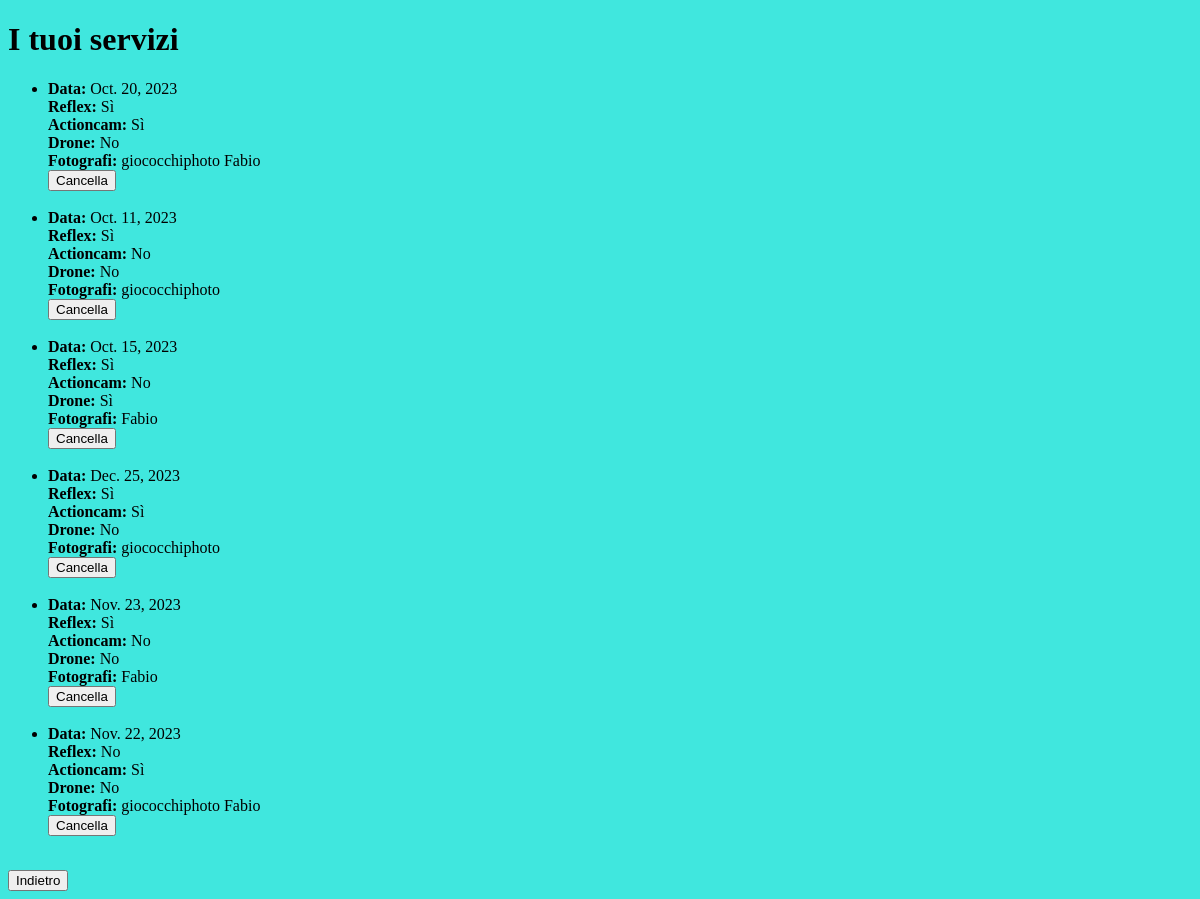
Before: /Gestione/Servizi_prenotati/ (signed in) with the older database file.
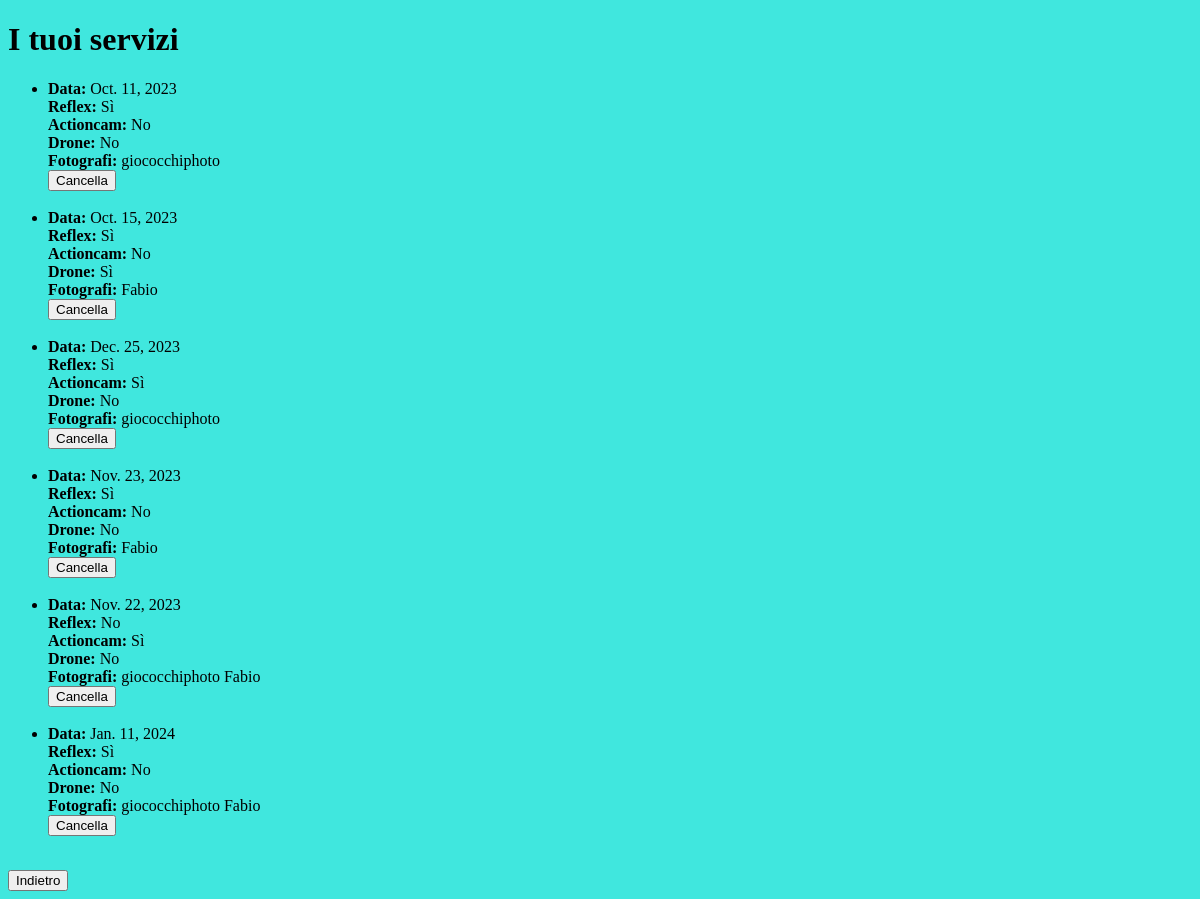
After: the same page with the newer database file.
### Gestione/models.py (models this page shows)
class Servizio(models.Model):
    data = models.DateField()
    reflex = models.BooleanField()
    actioncam = models.BooleanField()
    drone = models.BooleanField()
    fotografi = models.ManyToManyField(User, related_name='servizio_fotografi',default='0')
    cliente = models.ForeignKey(User, on_delete=models.CASCADE, related_name='servizio_cliente', default='0')
    class Meta:
        verbose_name_plural = 'Servizi'

### Gestione/views.py (the view)
# urls.py: path('Servizi_prenotati/', ServizioListView.as_view(), name='servizio-list'),
class ServizioListView(LoginRequiredMixin, ListView):
    model = Servizio
    template_name = 'servizio_list.html'
    context_object_name = 'servizi'
    def get_queryset(self):
        user = self.request.user
        queryset = Servizio.objects.filter(cliente=user)
        return queryset

### templates/servizio_list.html (shortened to what this page needs)
{% extends 'base.html' %}
{% block content %}
  <h1>I tuoi servizi</h1>
  {% if servizi %}
    <ul>
      {% for servizio in servizi %}
        <li>
          <strong>Data:</strong> {{ servizio.data }}<br>
          <strong>Reflex:</strong> {% if servizio.reflex %}Sì{% else %}No{% endif %}<br>
          <strong>Actioncam:</strong> {% if servizio.actioncam %}Sì{% else %}No{% endif %}<br>
          <strong>Drone:</strong> {% if servizio.drone %}Sì{% else %}No{% endif %}<br>
          <strong>Fotografi:</strong>
          {% for fotografo in servizio.fotografi.all %}
            {{ fotografo.username }}
          {% endfor %}<br>
            <form method="GET" action="{% url 'CancellaServizio' servizio.pk %}">
                <button class="pulsante-rosso" type="submit">Cancella</button>
            </form>
          <br>
        </li>
      {% endfor %}
    </ul>
  {% else %}
    <p>Nessun servizio disponibile.</p>
  {% endif %}
<a href="{% url 'Loggato' %}"><button>Indietro</button></a>
{% endblock %}

Changed rows visible on the page:
removed Servizio: data "Oct. 20, 2023", reflex "Sì", actioncam "Sì", drone "No"
added Servizio: data "Jan. 11, 2024", reflex "Sì", actioncam "No", drone "No"
